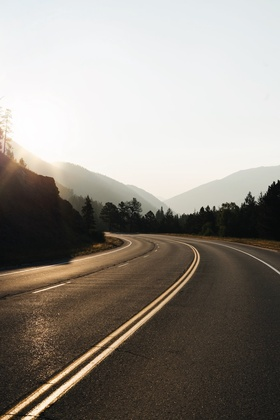
%> input picture road.jpg, 280 x 420 px, shrunk from 1000 x 1500 before the run
$ octave Code1.m   (GNU Octave 9; MATLAB toolbox functions it lacks are replaced by stand-ins)
%> lines starting %> are read from the running program, lines starting %| are printed output that depends on the picture
clc;
f = rgb2gray(imread('road.jpg'));
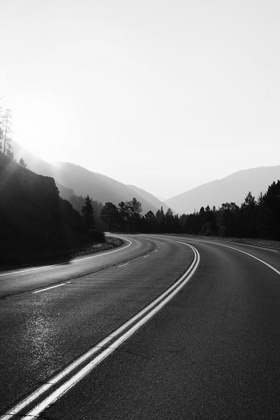
%> f: size 420x280 uint8; min 3, max 255, mean 141.3
f = im2double(f);
%> f: size 420x280 double
[M,N] = size(f);
%> M = 420; N = 280
h = [0 -1 0; -1 4 -1; 0 -1 0];
fp = padarray(f, [1 1]);
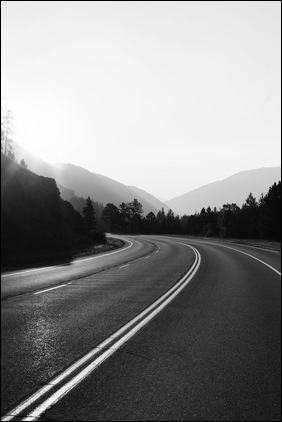
%> fp: size 422x282 double; min 0, max 1, mean 0.548
g = zeros([M N]);

for i = 2: M+1
    for j = 2: N+1
        g(i-1, j-1) = sum(sum(h .* fp(i-1:i+1, j-1:j+1)));
    end
end
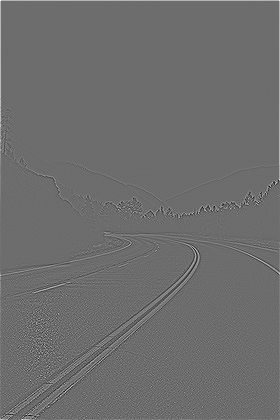
%> g: size 420x280 double; min -1.37, max 1.84, mean 0.00588; drawn with min black and max white

figure; imshow(f, []);
figure; imshow(g, []);
